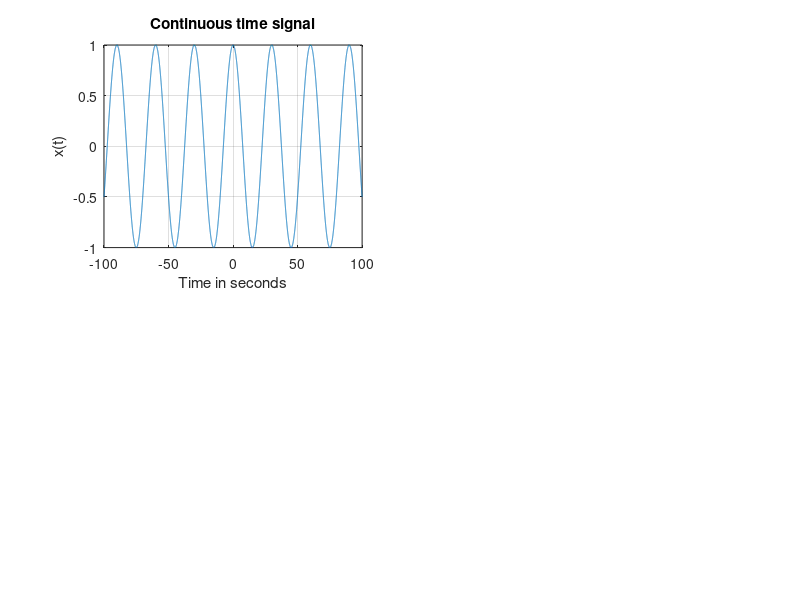

Write the MATLAB code that produced this figure. (Note: this script raises an error after producing the figure.)
clc
clear
close all

% Function to generate continuous-time signal
function x = generate_continuous_signal(t, fm)
    x = cos(2*pi*fm*t);
end

% Function to sample the continuous-time signal
function [n, xn] = sample_signal(t, x, fs)
    Ts = 1/fs;
    n = 0:ceil((max(t)-min(t))/Ts);
    xn = x(n*Ts + min(t));
end


t = -100:0.01:100;
T = 30;
fm = 1/T;

x = generate_continuous_signal(t, fm);

subplot(2,2,1);
plot(t,x);
grid on;
xlabel('Time in seconds');
ylabel('x(t)');
title('Continuous time signal');

% Define sampling frequencies
sampling_frequencies = [1.6, 2, 8] * fm;

for i = 1:length(sampling_frequencies)
    fs = sampling_frequencies(i);
    [n, xn] = sample_signal(t, x, fs);

    subplot(2,2,i+1);
    stem(n,xn);
    hold on;
    plot(n, xn);
    grid on;
    xlabel('Time in seconds');
    ylabel('x[n]');
    title(['Discrete time signal with fs = ', num2str(fs)]);
end
